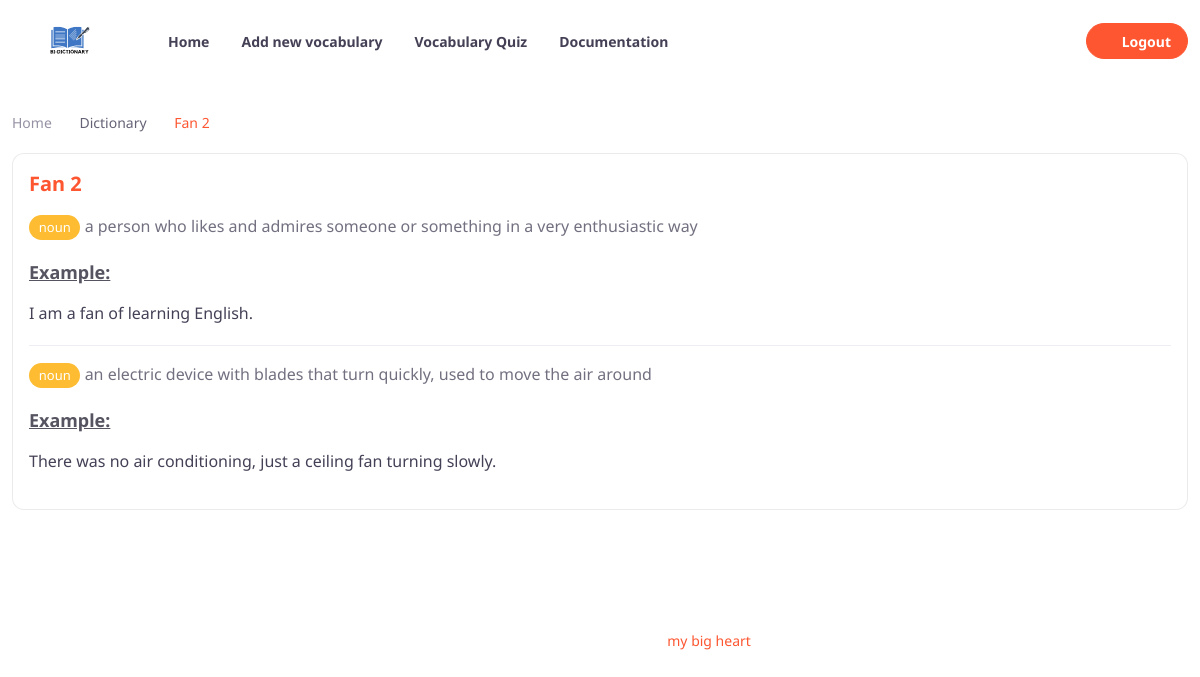
The page /dictionary/3 (signed in) on the database its author committed.
### manage_vocabulary/models.py (models this page shows)
class Word(models.Model):
    name = models.CharField(max_length=100)
    owners = models.ManyToManyField(User, blank=True, related_name="words")

class WordEntry(models.Model):
    WORD_TYPES = [
        ('verb', 'Verb'),
        ('noun', 'Noun'),
        ('adjective', 'Adjective'),
        ('phrasal_verb', 'Phrasal Verb'),
        ('adverb', 'Adverb'),
    ]
    word_type = models.CharField(max_length=20, choices=WORD_TYPES)
    definition = models.CharField(max_length=300)
    example = models.TextField()
    word = models.ForeignKey(
        Word, on_delete=models.CASCADE, related_name="word_entries")
    user = models.ForeignKey(
        User, on_delete=models.CASCADE, related_name="word_entries")
    def get_word_type_class(self):
        word_type_classes = {
            'verb': 'badge rounded-pill bg-info',
            'noun': 'badge rounded-pill bg-warning',
            'adjective': 'badge rounded-pill bg-danger',
            'phrasal_verb': 'badge rounded-pill bg-success',
            'adverb': 'badge rounded-pill bg-purple',
        }
        return word_type_classes.get(self.word_type, '')

### manage_vocabulary/views.py (the view)
# urls.py: path("dictionary/<int:vid>", views.vocabulary_detail, name="vocabulary_detail"),
@login_required()
def vocabulary_detail(request, vid):
    user = request.user
    word = get_object_or_404(Word, id=vid)
    word_entries = WordEntry.objects.filter(word=word, user=user)
    return render(request, 'manage_vocabulary/vocabulary_detail.html', {
        'word': word,
        'word_entries': word_entries
    })

### manage_vocabulary/templatetags/custom_filters.py (called while the page is built)
@register.filter
def replacetoSpace(value):
    return value.replace('-', ' ')

### manage_vocabulary/templates/manage_vocabulary/vocabulary_detail.html (shortened to what this page needs)
{% extends "manage_vocabulary/layout.html" %} {% load static %} {% block body %}
<div class="container mt-5 mb-md-4 py-5">
  {% load custom_filters %}
  {% include 'manage_vocabulary/breadcrumb.html' with breadcrumb_name=word.name|title %}
  <div class="list-group">
    <div class="list-group-item py-3">
      <div class="end-0 top-0 pt-3 pe-3 position-absolute">
        <a href="{% url 'edit_vocabulary' title=word.name|slugify vid=word.id %}"><button
          class="btn btn-icon btn-light btn-xs text-primary rounded-circle"
          type="button"
          data-bs-toggle="tooltip"
          data-bs-placement="left"
          aria-label="Edit"
          data-bs-original-title="Edit"
        >
          <i class="fi-edit"></i>
        </button></a>
      </div>
      <div class="d-flex flex-wrap w-100 justify-content-between">
        <h5 class="text-primary">{{ word.name|replacetoSpace|title }}</h5>
      </div>
      {% for entry in word_entries %} {% with index=forloop.counter0 %}
      <p
        class="font-weight-normal {% if index > 0 %} border-top pt-3{% endif %}"
      >
        <span class="{{entry.get_word_type_class }}"
          >{{ entry.word_type }}</span
        >
        <span class="opacity-75">{{ entry.definition }}</span>
      </p>
      {% if entry.example %}
      <h6 class="opacity-75 text-decoration-underline">Example:</h6>
      <p>{{entry.example}}</p>
      {% endif %} {% endwith %} {% endfor %}
    </div>
  </div>
</div>
{% endblock %}

### manage_vocabulary/templates/manage_vocabulary/layout.html (shortened to what this page needs)
{% url 'index' as index %} {% url 'add_vocabulary' as add_vocabulary %} {% load static %}
<!DOCTYPE html>
<html lang="en">
  <html lang="en">
    <head>
      <link
        href="https://cdn.jsdelivr.net/npm/bootstrap@5.3.0/dist/css/bootstrap.min.css"
        rel="stylesheet"
      />
      <link
        href="{% static 'manage_vocabulary/css/theme.min.css' %}"
        rel="stylesheet"
      />
      <link
        href="{% static 'manage_vocabulary/css/styles.css' %}"
        rel="stylesheet"
      />
    </head>
    <body>
      <main class="page-wrapper">
        <header class="navbar navbar-expand-md navbar-light fixed-top">
          <div class="container">
            <a class="navbar-brand me-2 me-xl-4" href="{% url 'index' %}"
              ><img
                class="d-block logo"
                src="{% static 'manage_vocabulary/img/logo/bi-logo.svg' %}"
                alt="Toro"
                width="116"
            /></a>
            {% if user.is_authenticated %}
            <a
              class="btn btn-primary btn-sm rounded-pill ms-2 order-lg-3"
              href="{% url 'logout' %}"
              ><i class="fi-logout me-2"></i>Logout</a
            >
            {% endif %}
            <div class="collapse navbar-collapse order-md-2" id="navbarNav">
              <ul class="navbar-nav">
                <li class="nav-item">
                  <a
                    class="nav-link {% if request.path == index %} active {% endif %}"
                    href="{% url 'index' %}"
                    role="button"
                    aria-expanded="false"
                    >Home</a
                  >
                </li>
                {% if user.is_authenticated %}
                <li class="nav-item dropdown">
                  <a
                    class="nav-link {% if request.path == add_vocabulary %} active {% endif %}"
                    href="{% url 'add_vocabulary' %}"
                    role="button"
                    aria-expanded="false"
                    >Add new vocabulary</a
                  >
                </li>
                <li class="nav-item">
                  <a class="nav-link" href="components/typography.html"
                    >Vocabulary Quiz</a
                  >
                </li>
                {% else %}
                <li class="nav-item">
                  <a class="nav-link" href="components/typography.html"
                    >Contact Me</a
                  >
                </li>
                {% endif %}
                <li class="nav-item">
                  <a class="nav-link" href="docs/dev-setup.html"
                    >Documentation</a
                  >
                </li>
              </ul>
            </div>
          </div>
        </header>
        {% block body %} {% endblock %}
        <footer class="position-relative pb-5">
          <div class="container content-overlay text-center py-md-3 py-lg-5">
            <p class="fs-sm mb-0 text-light">
              © All rights reserved. Made from <span class="text-primary">my big heart</span>
            </p>
          </div>
        </footer>
      </main>
    </body>
  </html>
</html>

### manage_vocabulary/templates/manage_vocabulary/breadcrumb.html
<nav class="mb-3 pt-md-3" aria-label="Breadcrumb">
  <ol class="breadcrumb">
    <li class="breadcrumb-item"><a href="{% url 'index' %}">Home</a></li>
    {% if breadcrumb_name %}
    	{% if 'dictionary/' in request.path %}
        <li class="breadcrumb-item">Dictionary</li>
      {% endif %}
    <li class="breadcrumb-item active" aria-current="page">
      {{breadcrumb_name }}
    </li>
    {% endif %}
  </ol>
</nav>

### manage_vocabulary/static/manage_vocabulary/css/styles.css (style rules this page uses)
.logo { height: 50px; }
.btn-icon.btn-xs > i { font-size: 2em; }

### rows shown on the page
Word: name "Fan 2"
WordEntry: word_type "noun", definition "a person who likes and admires someone or something in a very enthusiastic way", example "I am a fan of learning English."
WordEntry: word_type "noun", definition "an electric device with blades that turn quickly, used to move the air around", example "There was no air conditioning, just a ceiling fan turning slowly."
